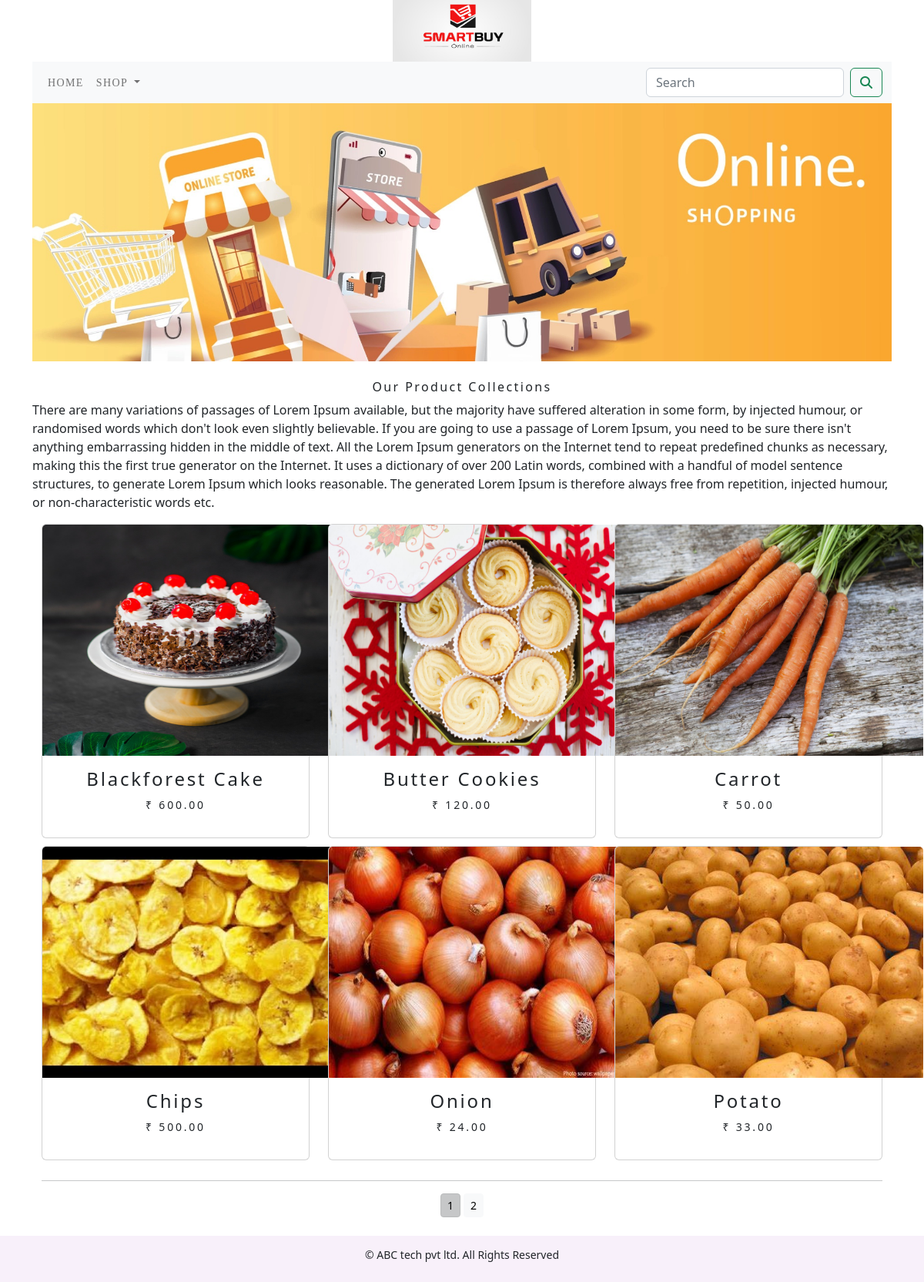
The app's page /shop/ with its own data.
### shop/models.py (models this page shows, shortened)
class Product(models.Model):
    name = models.CharField(max_length=250, unique=True)
    slug = models.SlugField(max_length=250, unique=True)
    description = models.TextField(blank=True)
    price = models.DecimalField(max_digits=10, decimal_places=2)
    category = models.ForeignKey(Category, on_delete=models.CASCADE)
    image = models.ImageField(upload_to='product', blank=True)
    stock = models.IntegerField()
    available = models.BooleanField(default=True)
    created = models.DateTimeField(auto_now_add=True)
    updated = models.DateTimeField(auto_now=True)
    def get_url(self):
        return reverse('shop:products_category_detail',args=[self.category.slug,self.slug])
    class Meta:
        ordering = ('name',)
        verbose_name = 'product'
        verbose_name_plural = 'products'

### shop/views.py (the view)
# urls.py: path('', views.AllprodCat, name='AllprodCat'),
def AllprodCat(request, c_slug=None):
    c_page = None
    products_list = None
    if c_slug is not None:
        c_page = get_object_or_404(Category, slug=c_slug)
        products_list = Product.objects.all().filter(category=c_page, available=True)
    else:
        products_list = Product.objects.all().filter(available=True)
    paginator = Paginator(products_list, 6)
    try:
        page = int(request.GET.get('page', '1'))
    except:
        page = 1
    try:
        products=paginator.page(page)
    except (EmptyPage, InvalidPage):
        products = paginator.page(paginator.num_pages)
    return render(request, "category.html", {'category': c_page, 'products': products})

### cart/context_processors.py (called while the page is built)
def counter(request):
    item_count = 0
    if 'admin' in request.path:
        return {}
    else:
        try:
            cart = Cart.objects.filter(cart_id= _cart_id(request))
            cart_items=CartItem.objects.all().filter(cart=cart[:1])
            for cart_item in cart_items:
                item_count += cart_item.quantity
        except Cart.DoesNotExist:
            item_count = 0
        return dict(item_count=item_count)

### cart/views.py (called while the page is built)
def _cart_id(request):
    cart = request.session.session_key
    if not cart:
        cart = request.session.create()
    return cart

### shop/context_processors.py (called while the page is built)
def menu_links(request):
    links = Category.objects.all()
    return dict(links=links)

### shop/models.py (called while the page is built)
    def get_url(self):
        return reverse('shop:products_by_category', args=[self.slug])

### templates/category.html (shortened to what this page needs)
{% extends 'base.html' %}
{% load static %}
{% block content %}
        </div>
        <div class="container">
            {% if category %}
            <img class="my_image" src="{{category.image.url}}" alt="{{category.name}}" width="500px" height="300px">
            </div>
                <br>
            <div>
                <h1 class="text-center my_title">{{category.name}}</h1>
                <p class="text-justify">{{category.description}}</p>
            </div>
            {% else %}
            <div>
                <img class="my_image my_image_padding" src="{% static 'img/banner.jpg' %}" alt="our products" width="100%" height="300px">
            </div>
                <br>
            <div>
                <h1 class="text-center my_title">Our Product Collections</h1>
                <p class="text-justify">There are many variations of passages of Lorem Ipsum available, but the majority have suffered alteration in some form, by injected humour, or randomised words which don't look even slightly believable. If you are going to use a passage of Lorem Ipsum, you need to be sure there isn't anything embarrassing hidden in the middle of text. All the Lorem Ipsum generators on the Internet tend to repeat predefined chunks as necessary, making this the first true generator on the Internet. It uses a dictionary of over 200 Latin words, combined with a handful of model sentence structures, to generate Lorem Ipsum which looks reasonable. The generated Lorem Ipsum is therefore always free from repetition, injected humour, or non-characteristic words etc.</p>
            </div>
            {% endif %}
<div class="container">
    <div class="row">
        {% for product in products.object_list %}
        <div class="my_bottom_margin col-9 col-sm-12 col-md-4 col-lg-4">
            <div class="card text-center" style="min-width:18rem;">
                <a href="{{product.get_url}}"><img class="card-img-top my_image" src="{{product.image.url}}" alt="{{product.name}}" style="height:300px; width:400px;"></a>
            <div class="card-body">
            <h4>{{product.name}}</h4>
            <p>₹ {{product.price}}</p>
        </div>
        </div>
    </div>
        {% endfor %}
    </div>
    <div class="mx_auto">
        {% if products.paginator.num_pages > 1 %}
        <hr>
        <div class="text-center">
            {% for pg in products.paginator.page_range %}
            <a href="?page={{pg}}" class="btn btn-light btn-sm {% if products.number == pg %} active {% endif %}">{{pg}}</a>
            {% endfor %}
        </div>
        {% endif %}
    </div>
    <br>
    </div>
{% endblock %}

### templates/base.html (shortened to what this page needs)
<!DOCTYPE html>
{% load static%}
<html lang="en">
<head>
    <link rel="stylesheet" href="{% static 'css/custom.css' %}">
    <link href="{% static 'css/bootstrap.min.css' %}" rel="stylesheet">
</head>
<body>
<div class="container">
    {% include 'header.html' %}
    {% include 'navbar.html' %}
    {% block content %}{% endblock %}
</div>
{% include 'footer.html' %}
</body>
</html>

### templates/header.html
{% load static %}
<header>
  <center>
    <a href="{% url 'shop:AllprodCat' %}"><img src="{% static 'img/logo.png' %}" alt="logo_image" height="80px" width="180px"></a>
  </center>
</header>

### templates/navbar.html (shortened to what this page needs)
<nav class="navbar navbar-expand-lg navbar-light bg-light">
  <div class="container-fluid">
    <div class="collapse navbar-collapse" id="navbarSupportedContent">
      <ul class="navbar-nav me-auto mb-2 mb-lg-0">
        <li class="nav-item">
          <a class="nav-link" href="{% url 'shop:AllprodCat' %}">Home</a>
        </li>
        <li class="nav-item dropdown {% if 'shop' in request.path %}active{% endif %}" >
          <a class="nav-link dropdown-toggle" href="#" id="navbarDropdown" role="button" data-bs-toggle="dropdown" aria-expanded="false">
            Shop
          </a>
        </li>
      </ul>
      <form class="d-flex" action="{% url 'search_app:SearchResult' %}" method="get">
        <input class="form-control me-2" type="search" placeholder="Search" name="q" aria-label="Search">
        <button class="btn btn-outline-success" type="submit"><i class="fa-solid fa-magnifying-glass"></i></button>
      </form>
    </div>
  </div>
</nav>

### templates/footer.html
<div class="footer navbar-fixed-bottom my_footer">
  <p class="text-center">&copy; ABC tech pvt ltd. All Rights Reserved</p>
</div>

### static/css/custom.css (style rules this page uses)
body { font-family: 'Lato', sans-serif; }
.nav-item { letter-spacing : 0.1em; font-size : 14px; text-transform : uppercase; font-family : Oswald; }
.my_footer { background-color:#f8f0fa; height:60px; }
.my_footer { padding-top:14px; font-size:14px; }
.my_image { width:100%; height:auto; }
.my_title { font-size:16px; text_transform:uppercase; letter-spacing:0.15em; }
.my_bottom_margin { margin-bottom:10px; }
.card-body { font-size:14px; text_transform:uppercase; letter-spacing:0.2em; }

### records on screen
Product: image (picture), name "Blackforest Cake", price "600.00"
Product: image (picture), name "Butter Cookies", price "120.00"
Product: image (picture), name "Carrot", price "50.00"
Product: image (picture), name "Chips", price "500.00"
Product: image (picture), name "Onion", price "24.00"
Product: image (picture), name "Potato", price "33.00"

### other values on screen
{{ pg }} "1" "2"
